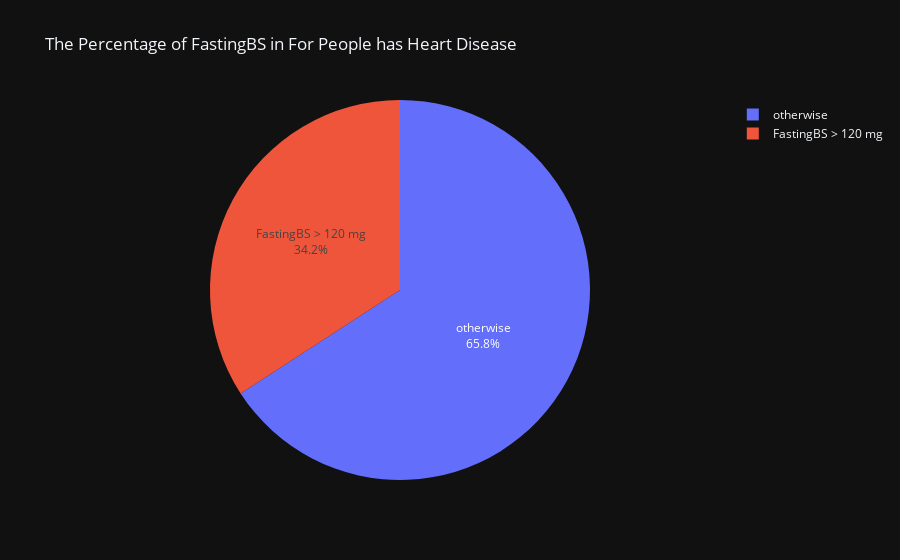

This figure's notebook cell:
### Code cell
fig = px.pie(values = df_cleaned[(df_cleaned['HeartDisease'] == 1)]['FastingBS'].value_counts(),
             names = ['otherwise','FastingBS > 120 mg'],
             template = 'plotly_dark',
             title = 'The Percentage of FastingBS in For People has Heart Disease'
             ).update_traces(textinfo='label+percent')

fig.show()

### Figure 1 — Plotly figure (JSON) as saved in the notebook; plotly's stock layout.template omitted (floating-point values rounded to 4 significant figures)
{"data": [{"domain": {"x": [0, 1], "y": [0, 1]}, "hovertemplate": "label=%{label}<br>value=%{value}<extra></extra>", "labels": ["otherwise", "FastingBS > 120 mg"], "legendgroup": "", "name": "", "showlegend": true, "textinfo": "label+percent", "type": "pie", "values": [293, 152]}], "layout": {"legend": {"tracegroupgap": 0}, "title": {"text": "The Percentage of FastingBS in For People has Heart Disease"}}}
